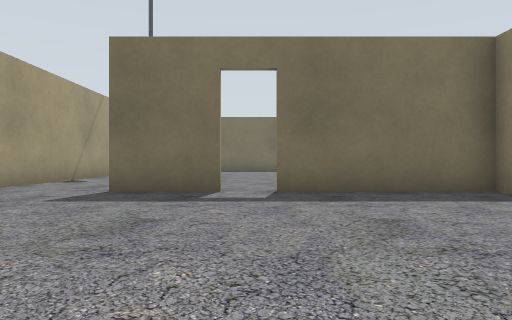
[1] (above)

19 first-person views from a walk through a world built for the Gazebo simulator. The camera is 0.5 m above the floor, looks level and sees 70° across. The floor is counted in squares, 1 m on a side. Each view is taken from the middle of a square. On the plan, view 1 faces up. The plan holds only what a view shows up to about 9 squares ahead; the rest is blank. Robots are left out.

[2]
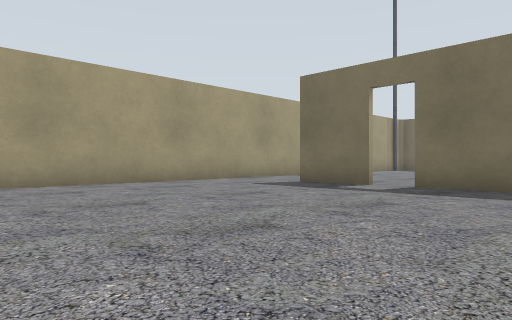

[3]
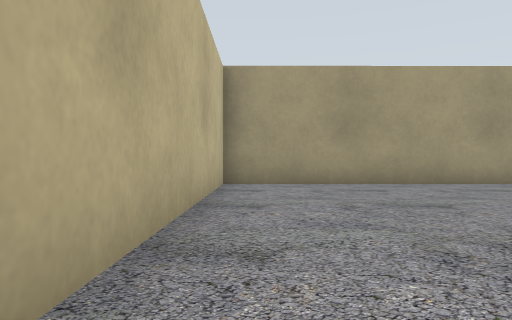

[4]
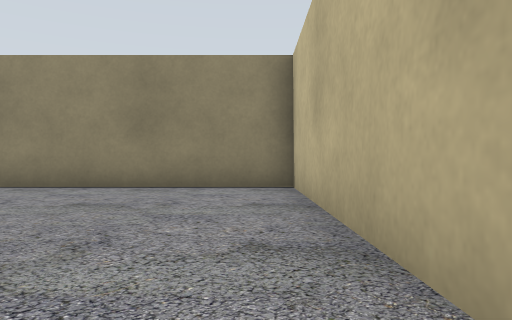

[5]
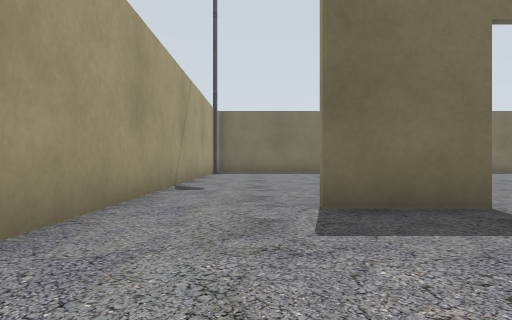

[6]
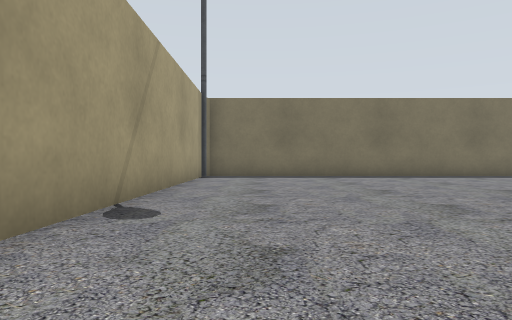

[7]
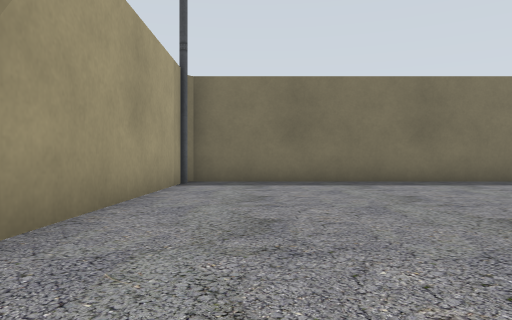

[8]
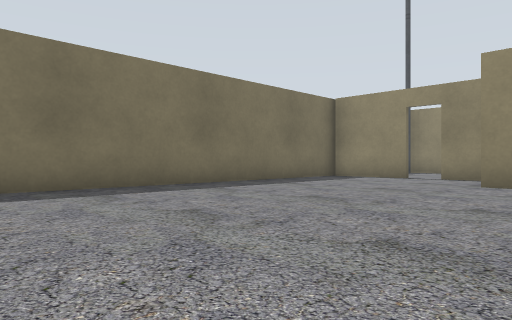

[9]
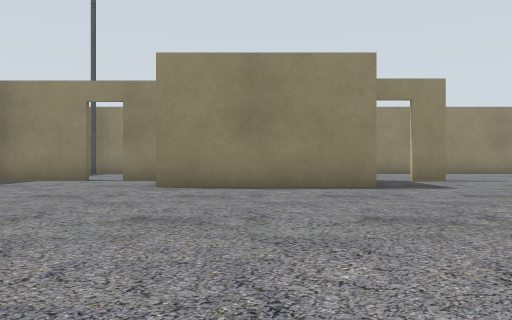

[10]
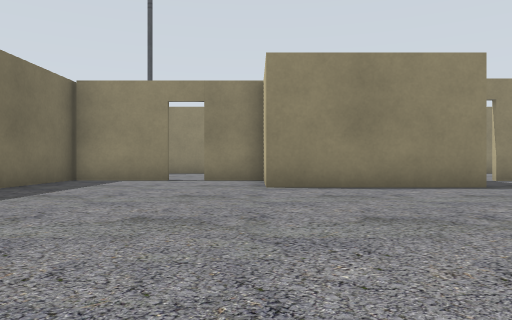

[11]
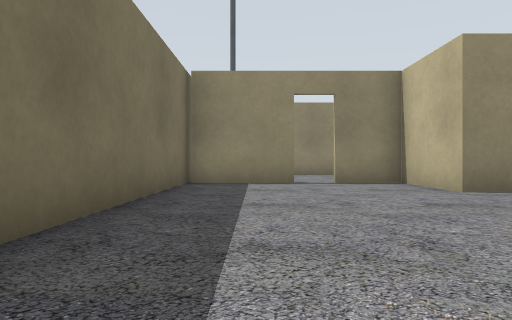

[12]
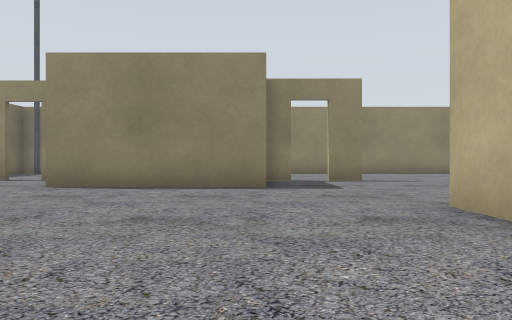

[13]
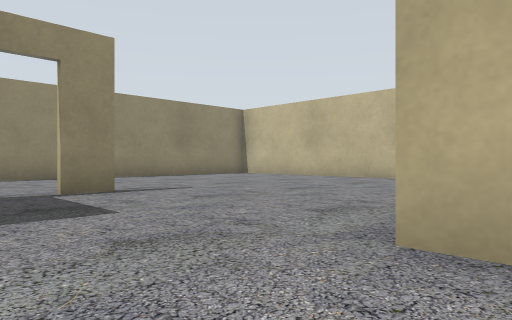

[14]
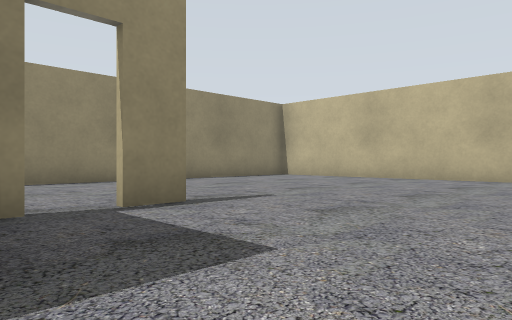

[15]
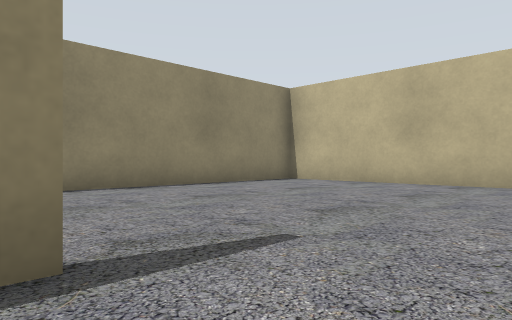

[16]
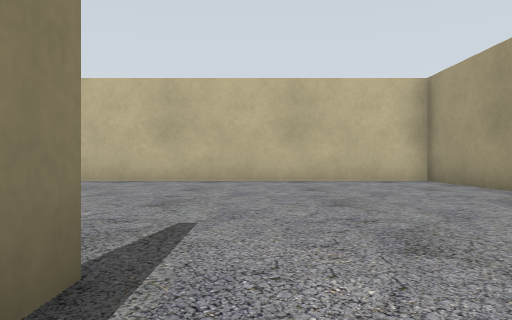

[17]
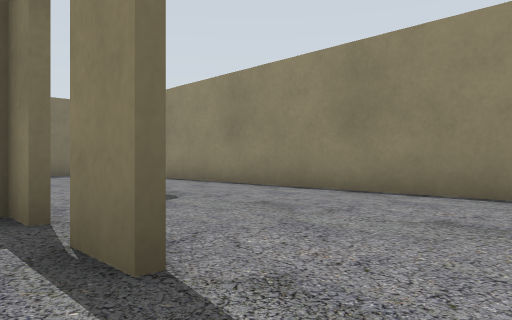

[18]
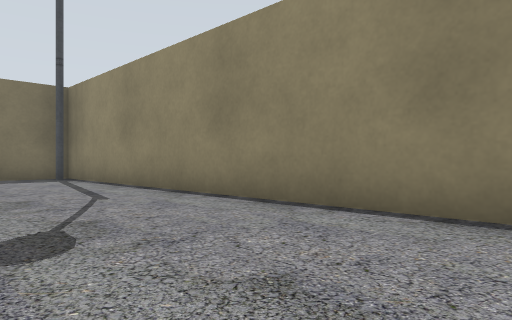

[19]
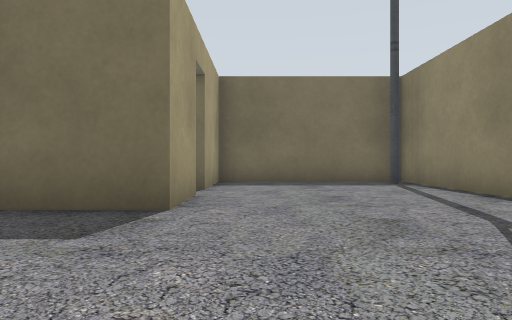

### Floor plan
Ten units are one square. View 1 is at (0, 0); x grows to the right and y downward. Boxes are objects, and circles mark ways between rooms. Rooms are numbered by the first view taken in them; rooms with no view inside come last. Other rooms are left out.
<svg viewBox="-60 -170 200 192">
<path fill="none" stroke="#000" d="M-5 -58 -24 -58M-46 -65 -46 17 38 17 38 -38M38 -54 38 -58 2 -58M29 -59 40 -59M-46 -154 -46 -65M66 -77 66 -118 90 -118 90 -134M90 -141 90 -165M89 -165 -45 -165M87 -54 87 -64M87 -71 87 -79M134 4 134 -165 89 -165M91 -132 91 -117 74 -117M39 -12 39 17 123 17M91 -164 91 -141"/>
<rect x="-55" y="-165" width="10" height="10" fill="#bbb"><title>lamp</title></rect>
<rect x="125" y="-165" width="10" height="10" fill="#bbb"><title>lamp</title></rect>
<circle cx="-35" cy="-60" r="3" fill="#2a7"/>
<circle cx="0" cy="-60" r="3" fill="#2a7"/>
<circle cx="55" cy="-75" r="3" fill="#2a7"/>
<circle cx="90" cy="-135" r="3" fill="#2a7"/>
<text x="-10" y="-20">1</text>
<text x="10" y="-120">2</text>
<text x="100" y="-60">3</text>
</svg>
Room 1 opens to room 2. Room 2 opens to room 3.

Where each view was taken, in squares from view 1:
view 1: 0 up, 0 right, facing up
view 2: 1 down, 3 right, facing up-left
view 3: 1 down, 3 right, facing left
view 4: 1 down, 3 left, facing right
view 5: 2 up, 3 left, facing up
view 6: 5 up, 3 left, facing up
view 7: 8 up, 3 left, facing up
view 8: 10 up, 1 left, facing up-right
view 9: 10 up, 0 right, facing right
view 10: 12 up, 0 right, facing right
view 11: 15 up, 1 right, facing right
view 12: 8 up, 0 right, facing right
view 13: 8 up, 3 right, facing down-right
view 14: 8 up, 5 right, facing down-right
view 15: 6 up, 7 right, facing down-right
view 16: 7 up, 8 right, facing down
view 17: 4 up, 8 right, facing up-right
view 18: 6 up, 10 right, facing up-right
view 19: 8 up, 10 right, facing up
